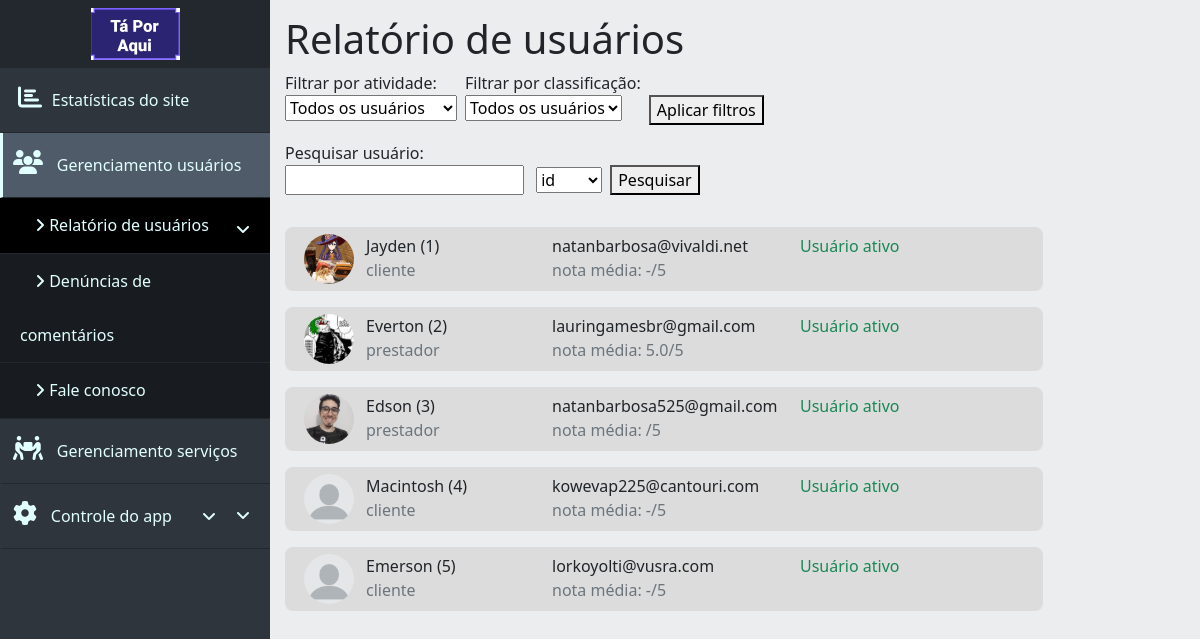
The app's page /dashboard/userManagement/userReport.php (signed in), older data.
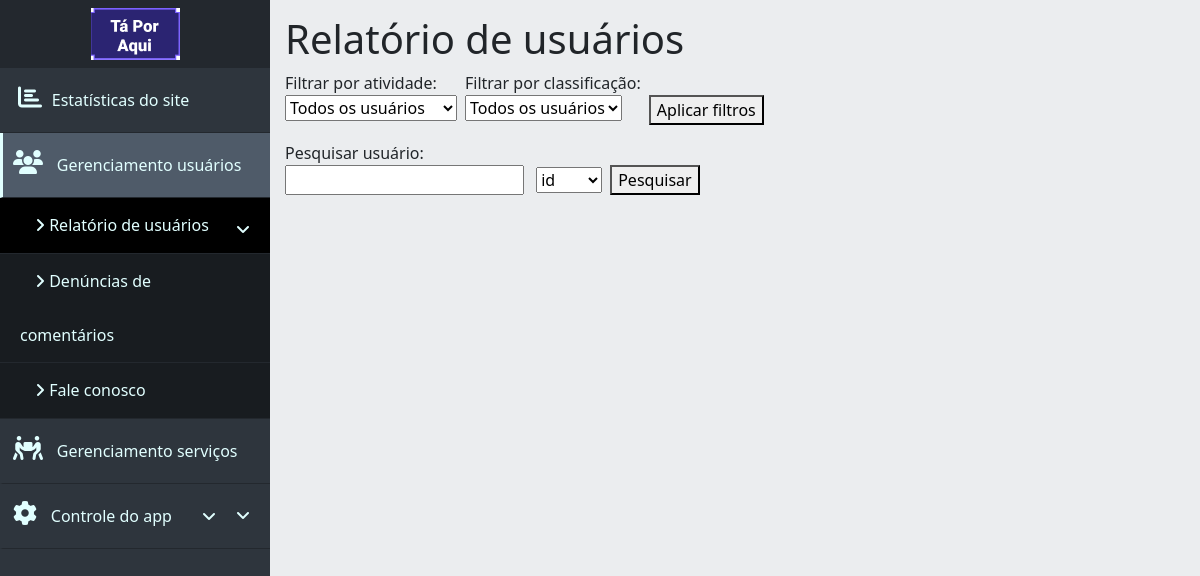
The same page, newer data.
### tables this page shows
CREATE TABLE `usuarios` (
  `id_usuario` int(11) NOT NULL,
  `nome_usuario` varchar(15) NOT NULL,
  `sobrenome_usuario` varchar(15) NOT NULL,
  `fone_usuario` varchar(20) NOT NULL,
  `email_usuario` varchar(40) NOT NULL,
  `senha_usuario` char(40) NOT NULL,
  `data_nasc_usuario` date NOT NULL,
  `sexo_usuario` char(1) NOT NULL,
  `email_contato_usuario` varchar(40) DEFAULT NULL,
  `classif_usuario` int(11) NOT NULL COMMENT '0 = cliente, 1 = prestador, 2 = pequeno negócio',
  `cep_usuario` char(8) NOT NULL,
  `uf_usuario` char(2) NOT NULL,
  `cidade_usuario` varchar(30) NOT NULL,
  `bairro_usuario` varchar(30) NOT NULL,
  `rua_usuario` varchar(30) NOT NULL,
  `numero_usuario` varchar(5) NOT NULL,
  `comple_usuario` varchar(20) DEFAULT NULL,
  `data_entrada_usuario` timestamp NULL DEFAULT current_timestamp(),
  `desc_usuario` text DEFAULT NULL,
  `site_usuario` varchar(40) DEFAULT NULL,
  `status_usuario` int(11) NOT NULL DEFAULT 1 COMMENT '0 = suspenso, 1 = ativo, 2 = denunciado/banido',
  `online_usuario` tinyint(1) NOT NULL DEFAULT 1,
  `imagem_usuario` varchar(60) DEFAULT 'no_picture.jpg',
  `nota_media_usuario` decimal(2,1) DEFAULT NULL,
  `posicao_usuario` point DEFAULT NULL,
  `mostrar_local_usuario` tinyint(1) NOT NULL DEFAULT 0
);

### dashboard/assets/getData.php (called while the page is built, shortened)
<?php
class DashboardConnection {
    private $host = 'localhost';
    private $dbname = 'ta_por_aqui';
    private $user = 'root';
    private $password = '';
    public function connect(){
        try{
            $connect = new PDO(
                "mysql:host=$this->host;dbname=$this->dbname;",
                "$this->user",
                "$this->password"
            );
            $connect->exec('SET CHARACTER SET utf8');
            return $connect;
        } catch (PDOException $e){
            echo 'Não foi possivel se conectar com o servidor <br>';
            echo 'Código do erro: ' . $e->getCode() . '<br> Mensagem de erro: ' . $e->getMessage();
        }
    }
}
class UsersListing {
    private $con;
    public function __construct(){
        $this->con = new DashboardConnection();
        $this->con = $this->con->connect();
    }
    public function selectAllUsers(){
        $query = "SELECT id_usuario, nome_usuario, classif_usuario, email_usuario, nota_media_usuario, status_usuario, imagem_usuario from usuarios";
        $stmt = $this->con->query($query);
        return $stmt->fetchAll(PDO::FETCH_ASSOC);
    }
}

### dashboard/userManagement/userReport.php (the view, shortened to what the changed rows need)
<?php
require "../assets/getData.php";
$usersListing = new UsersListing();
$users = [];
if (isset($_GET['userStatus']) || isset($_GET['userClassification'])) {
    $users = $usersListing->selectFilteredUsers($_GET['userStatus'], $_GET['userClassification']);
} else if (isset($_GET['searchInput'])) {
    $users = $usersListing->selectSearchedUsers($_GET['searchInput'], $_GET['searchParam']);
} else {
    $users = $usersListing->selectAllUsers();
}
?>
<!DOCTYPE html>
<html lang="pt-br">
<head>
    <link href="https://cdn.jsdelivr.net/npm/bootstrap@5.1.1/dist/css/bootstrap.min.css" rel="stylesheet">
    <link rel="stylesheet" href="../style.css">
</head>
<body>
<div class="main" id="pagina">
    <h1>Relatório de usuários</h1>
    <div class="row my-2">
        <div class="col-md-12 col-lg-10">
            <?php foreach ($users as $user) { ?>
                <div class="listDiv row my-3" onclick="redirecionaPagina('user.php', <?= $user['id_usuario'] ?>)">
                    <div class="col-sm-1 mr-2 mb-3 mb-sm-0">
                        <img src="../../assets/images/users/<?= $user['imagem_usuario'] ?>" alt="imagem do usuário"
                             class="userPicture">
                    </div>
                    <div class="col-sm-3 mb-3 mb-sm-0">
                        <span><?= $user['nome_usuario'] ?> (<?= $user['id_usuario'] ?>)</span> <br>
                        <span class="text-secondary"><?= $user['classif_usuario'] == 0 ? "cliente" : "prestador" ?></span>
                    </div>
                    <div class="col-sm-4 mb-3 mb-sm-0">
                        <span><?= $user['email_usuario'] ?></span> <br>
                        <span class="text-secondary">nota média: <?= $user['classif_usuario'] != 0 ? $user['nota_media_usuario'] : "-" ?>/5</span>
                    </div>
                    <div class="col-sm-3 mb-3 mb-sm-0">
                        <?php
                        if ($user['status_usuario'] == 0) {
                            echo '<span class="text-secondary">Usuário suspenso</span> <br>';
                        } else if ($user['status_usuario'] == 1) {
                            echo '<span class="text-success">Usuário ativo</span> <br>';
                        } else {
                            echo '<span class="text-danger">Usuário banido</span> <br>';
                        }
                        ?>
                    </div>
                </div>
            <?php } ?>
        </div>
    </div>
</div>
</body>
</html>

Row changes from the older to the newer data that the page shows:
removed usuarios: imagem_usuario (picture), nome_usuario "Jayden", id_usuario "1", classif_usuario "cliente", email_usuario "natanbarbosa@vivaldi.net", status_usuario "Usuário ativo"
removed usuarios: imagem_usuario (picture), nome_usuario "Everton", id_usuario "2", classif_usuario "prestador", email_usuario "lauringamesbr@gmail.com", nota_media_usuario "5.0", status_usuario "Usuário ativo"
removed usuarios: imagem_usuario (picture), nome_usuario "Edson", id_usuario "3", classif_usuario "prestador", email_usuario "natanbarbosa525@gmail.com", status_usuario "Usuário ativo"
removed usuarios: imagem_usuario (placeholder picture), nome_usuario "Macintosh", id_usuario "4", classif_usuario "cliente", email_usuario "kowevap225@cantouri.com", status_usuario "Usuário ativo"
removed usuarios: imagem_usuario (placeholder picture), nome_usuario "Emerson", id_usuario "5", classif_usuario "cliente", email_usuario "lorkoyolti@vusra.com", status_usuario "Usuário ativo"
